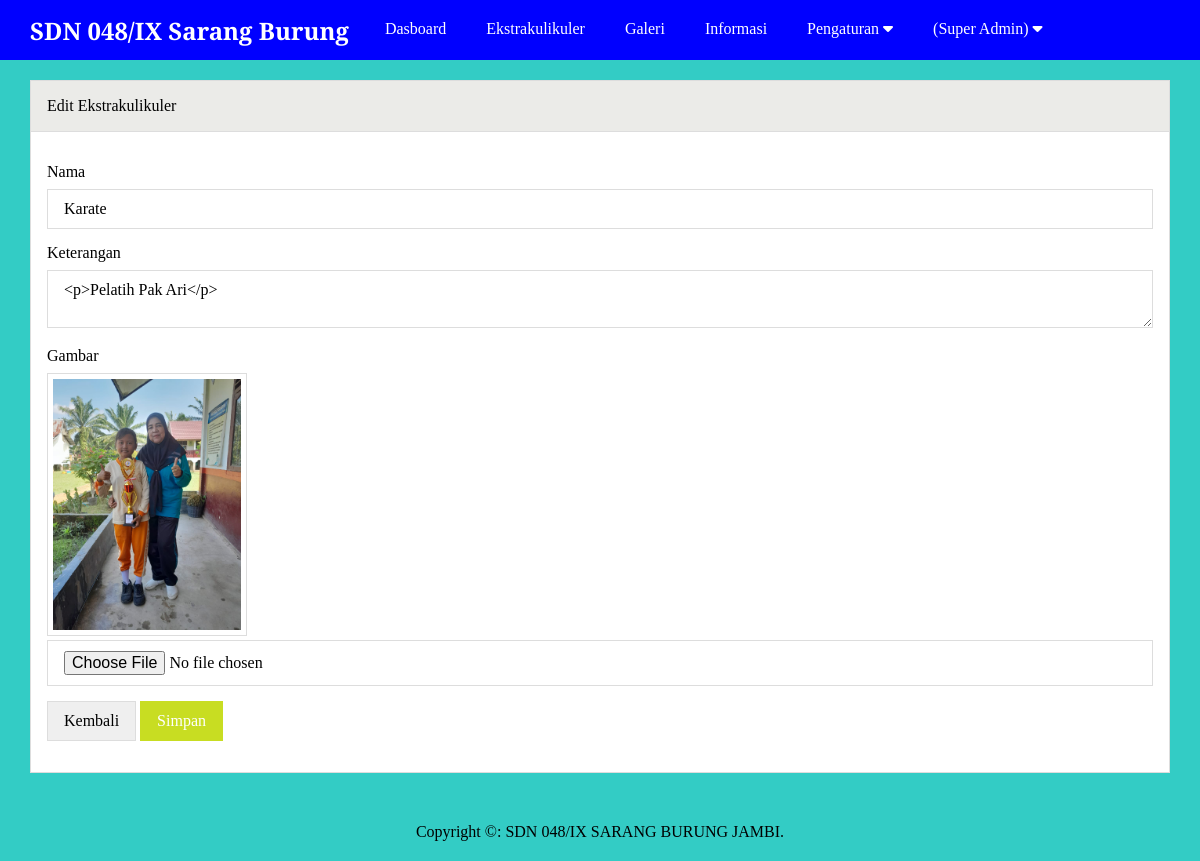
Screenshot of /admin/edit-ekstrakulikuler.php?id=10 (signed in) with the database file from the repository.
### tables this page shows
CREATE TABLE `ekstrakulikuler` (
  `id` int(11) NOT NULL,
  `nama` varchar(100) NOT NULL,
  `keterangan` text NOT NULL,
  `gambar` varchar(50) NOT NULL
);

CREATE TABLE `pengaturan` (
  `id` int(11) NOT NULL,
  `nama` varchar(50) NOT NULL,
  `email` varchar(50) NOT NULL,
  `telepon` varchar(20) NOT NULL,
  `alamat` text NOT NULL,
  `logo` varchar(50) NOT NULL,
  `favicon` varchar(50) NOT NULL,
  `tentang_sekolah` text NOT NULL,
  `foto_sekolah` varchar(50) NOT NULL,
  `google_maps` text NOT NULL,
  `nama_kepsek` varchar(50) NOT NULL,
  `foto_kepsek` varchar(50) NOT NULL,
  `sambutan_kepsek` text NOT NULL,
  `created_at` timestamp NOT NULL DEFAULT current_timestamp(),
  `updated_at` datetime DEFAULT NULL
);

### admin/edit-ekstrakulikuler.php (the view, shortened to what this page needs)
<?php include 'header.php' ?>
<?php
	$ekstrakulikuler = mysqli_query($conn, "SELECT * FROM ekstrakulikuler WHERE id = '".$_GET['id']."' ");
	$p        = mysqli_fetch_object($ekstrakulikuler);
 ?>
		<div class="content">
			<div class="container">
				<div class="box">
					<div class="box-header">
						Edit Ekstrakulikuler
					</div>
					<div class="box-body">
						 <form action="" method="POST" enctype="multipart/form-data">
						 	<div class="form-group">
						 		<label>Nama</label>
						 		<input type="text" name="nama" placeholder="Nama Ekstrakulikuler" value="<?= $p->nama ?>" class="input-control" required>
						 	</div>
						 	<div class="form-group">
						 		<label>Keterangan</label>
						 		<textarea name="keterangan" class="input-control" placeholder="Keterangan"><?= $p->keterangan ?></textarea>
						 	</div>
						 	<div class="form-group">
						 		<label>Gambar</label>
						 		<img src="../uploads/ekstrakulikuler/<?= $p->gambar ?>" width="200px" class="image">
						 		<input type="file" name="gambar" class="input-control">
						 	</div>
						 	<button type="button" class="btn" onclick="window.location = 'ekstrakulikuler.php'">Kembali</button>
						 	<input type="submit" name="submit" value="Simpan" class="btn btn-blue">
						 </form>
					</div>
				</div>
			</div>
		</div>
<?php include 'footer.php' ?>

### admin/footer.php
		<div class="footer">
			<div class="container text-center">
				Copyright &copy: <?= $d->nama ?>.
			</div>
		</div>
</body>
</html>

### assets/css/style.css (style rules this page uses)
* { margin: 0; padding: 0; font-family: 'Playfair Display', serif; box-sizing: border-box; }
.container { width: 1140px; margin: 0 auto; }
.container::after { content: ""; display: block; clear: both; }
.bg-light { background-color: #33ccc5; }
.box { border: 1px solid #ddd; background-color: #fff; }
.box-header { padding: 16px; border-bottom: 1px solid #ddd; background-color: #EBEBE8; }
.box-body { padding: 16px; }
form { margin: 15px 0; }
.form-group { margin-bottom: 15px; }
.form-group label { display: block; margin-bottom: 8px; }
.form-group .input-control { padding:10px 16px; width: 100%; font-size: 16px; border: 1px solid #ddd; }
.btn { border: 1px solid #ddd; padding: 10px 16px; font-size: 16px; }
.btn-blue { background-color: #c8dd22; color: #fff; border: 1px solid #c8dd22; }
.text-center { text-align: center !important; }
.content { padding: 80px 0 30px 0; }
.footer { padding: 20px 0; }
.image { border: 1px solid #ddd; padding: 5px; }

### rows the page displays
ekstrakulikuler: nama "Karate", keterangan "<p>Pelatih Pak Ari</p>", gambar (picture)
pengaturan: nama "SDN 048/IX SARANG BURUNG JAMBI"

### other values shown
$_SESSION['ulevel'] "Super Admin"
